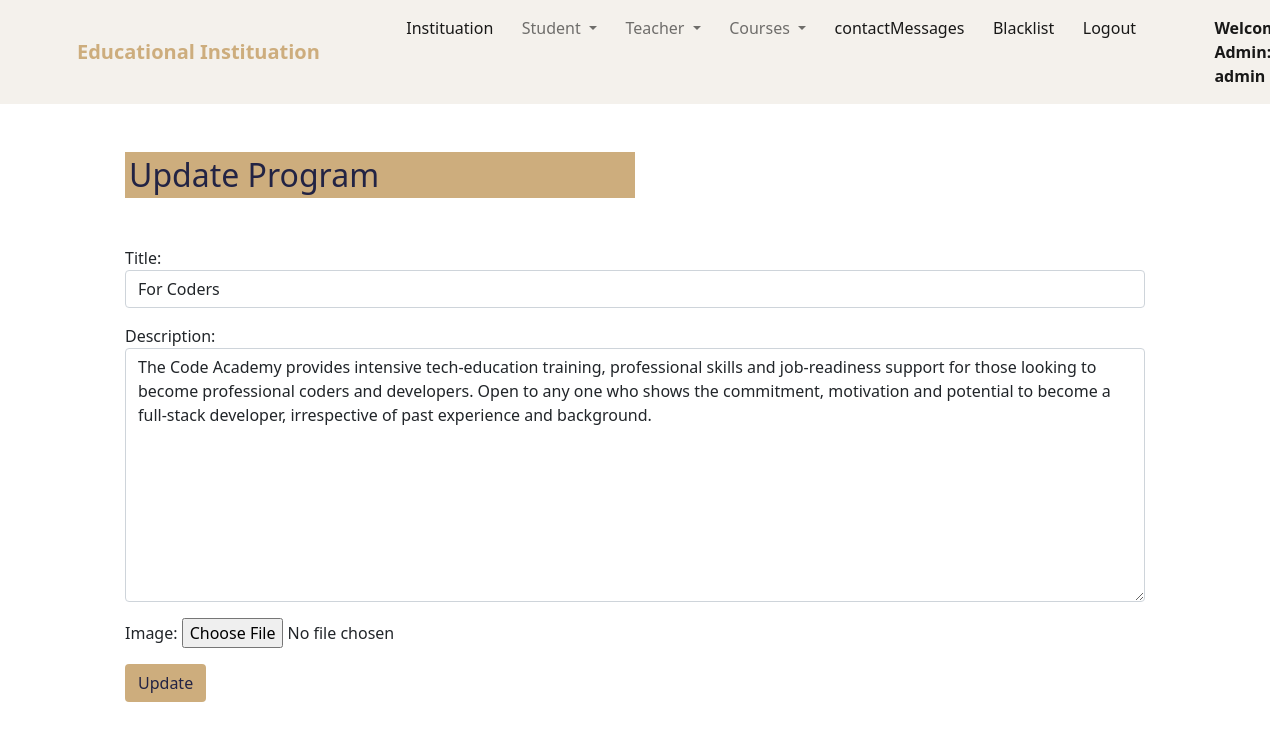
Screenshot of /program-edit/1/ (signed in) with the database file from the repository.
### landingPage/models.py (models this page shows, shortened)
class Programms(models.Model):
    title = models.CharField(max_length=100)
    description = models.CharField(max_length=500)
    image = models.ImageField(upload_to="media", blank=True)

### education/views.py (the view)
# urls.py: path('program-edit/<int:pk>/', ProgrammsUpdateView.as_view(), name='program-edit'),
@method_decorator(user_passes_test(lambda u: u.is_superuser), name='dispatch')
class ProgrammsUpdateView(UpdateView):
    model = Programms
    login_required = True
    form_class = ProgrammsUpdateForm
    template_name = 'education/admin/update_programms.html'

### education/forms.py
class ProgrammsUpdateForm(ModelForm):
    class Meta:
        model = Programms
        fields = [ 'title', 'description', 'image']
        widgets = {
            'title': TextInput(attrs={'class': 'form-control'}),
            'description': Textarea(attrs={'class': 'form-control'}),
            'image': FileInput(attrs={'class': 'form-control-file'}),
        }

### education/templates/education/admin/update_programms.html (shortened to what this page needs)
{% extends 'education/admin/admin_navbar.html' %}
{% load static %}
{% block body %}
<section>
    <div class="container">
        <div class="row p-5 justify-content-center">
            <div class="">
                <h2 class="brown-bg p-1 dark-blue col-md-6 mb-5">Update Program</h2>
                <form method="post" enctype="multipart/form-data">{% csrf_token %}
                    {{ form.as_p }}
                    <input class="btn brown-bg dark-blue" type="submit" value="Update">
                </form>
                </div>
            </div>
        </div>
</section>
{% endblock %}

### education/templates/education/admin/admin_navbar.html (shortened to what this page needs)
<!doctype html>
{% load static %}
<html lang="en">
  <head>
    <link href="https://cdn.jsdelivr.net/npm/bootstrap@5.1.0/dist/css/bootstrap.min.css" rel="stylesheet">
    <link rel="stylesheet" href="https://cdn.datatables.net/1.10.25/css/jquery.dataTables.min.css">
    <link rel="stylesheet" href="https://cdn.datatables.net/buttons/1.7.1/css/buttons.dataTables.min.css">
    <link rel="stylesheet" href="{% static 'landingPage/style.css' %}">
    <link rel="stylesheet" href="https://cdnjs.cloudflare.com/ajax/libs/font-awesome/4.7.0/css/font-awesome.min.css">
  </head>
  <body>
    <nav class="navbar navbar-expand-lg navbar-light bg-light mynav">
        <div class="container">
          <a class="navbar-brand hed-color fw-bold" href="/">Educational Instituation</a>
          <div class="collapse navbar-collapse" id="navbarSupportedContent">
            <ul class="navbar-nav me-auto mb-2 mb-lg-0">
              <li class="nav-item">
                <a class="nav-link active" aria-current="page" href="{% url 'admin-panel' %}">Instituation</a>
              </li>
              <li class="nav-item dropdown">
                <a class="nav-link dropdown-toggle" href="#" id="navbarDropdown" role="button" data-bs-toggle="dropdown" aria-expanded="false">
                  Student
                </a>
              </li>
              <li class="nav-item dropdown">
                <a class="nav-link dropdown-toggle" href="#" id="navbarDropdown" role="button" data-bs-toggle="dropdown" aria-expanded="false">
                  Teacher
                </a>
              </li>
              <li class="nav-item dropdown">
                <a class="nav-link dropdown-toggle" href="#" id="navbarDropdown" role="button" data-bs-toggle="dropdown" aria-expanded="false">
                  Courses
                </a>
              </li>
              <li class="nav-item">
                <a class="nav-link active" aria-current="page" href="{% url 'messages_contact' %}">contactMessages</a>
              </li>
              <li class="nav-item">
                <a class="nav-link active" aria-current="page" href="{% url 'view_blacklist' %}">Blacklist</a>
              </li>
              <li class="nav-item">
                <a class="nav-link active" aria-current="page" href="{% url 'logout' %}">Logout</a>
              </li>
              <li class="nav-item">
                <a style="font-weight:600; font-family:'Segoe UI', Tahoma, Geneva, Verdana, sans-serif;" class="nav-link active" href="#">Welcome Admin: {{request.user}}</a>
              </li>
            </ul>
          </div>
        </div>
      </nav>
      {% block body %}
      {% endblock %}
  </body>
</html>

### landingPage/static/landingPage/style.css (style rules this page uses)
.mynav { background: #F4F1EC!important; }
.hed-color { color: #CDAD7D!important; }
.dark-blue { color: #222344!important; }
.brown-bg { background-color: #CDAD7D !important; }

### rows the page displays
Programms: title "For Coders", description "The Code Academy provides intensive tech-education training, professional skills and job-readiness support for those looking to become professional coders and developers. Open to any one who shows the commitment, motivation and potential to become a full-stack developer, irrespective of past experience and background."

### other values shown
{{ request.user }} "admin"
